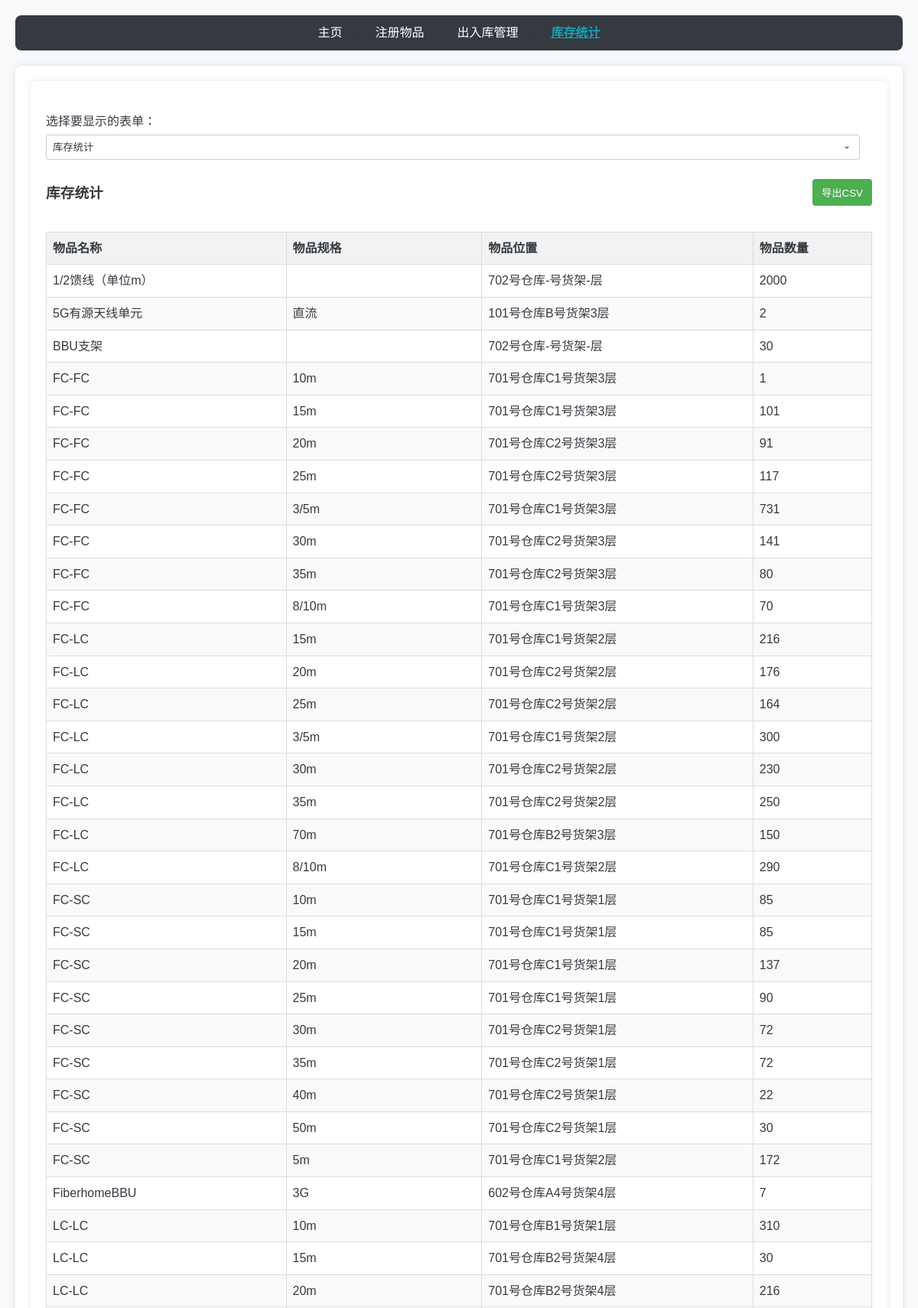
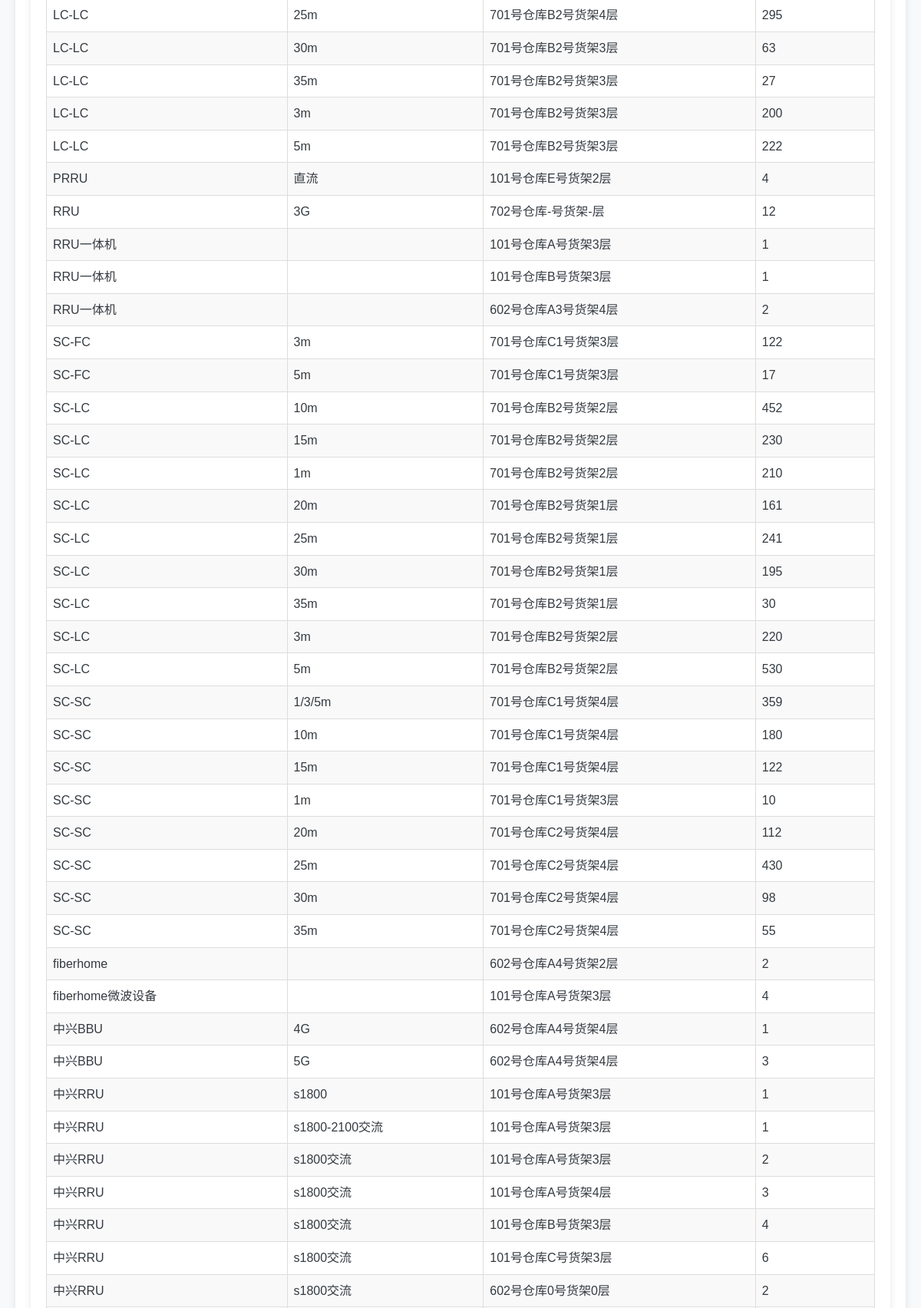
Page /stock_report (upper part) on the committed database (2 pictures, top to bottom).
### tables this page shows
CREATE TABLE items (
    id INTEGER PRIMARY KEY AUTOINCREMENT,
    item_code INTEGER UNIQUE NOT NULL,  -- 修改为 INTEGER 类型
    item_name TEXT NOT NULL,
    item_spec TEXT
);

### app.py (the view)
@app.route('/stock_report')
def stock_report():
    table_select = request.args.get('table_select', 'inventory')  # 获取选择的表单，默认为 'inventory'
    page = request.args.get('page', 0, type=int)  # 获取页码，默认为 0
    conn = get_db_connection()
    inventory = conn.execute('''
        SELECT
            items.item_name,
            items.item_spec,
            locations.warehouse_number || '号仓库' || locations.shelf_number || '号货架' || locations.layer_number || '层' AS location,
            SUM(COALESCE(inbound.inbound_qty, 0)) - COALESCE((
                SELECT SUM(COALESCE(outbound.outbound_qty, 0))
                FROM outbound
                WHERE outbound.item_id = items.id AND outbound.location_id = locations.id
            ), 0) AS stock
        FROM
            items
        LEFT JOIN
            inbound ON items.id = inbound.item_id
        LEFT JOIN
            locations ON inbound.location_id = locations.id
        GROUP BY
            items.item_name, items.item_spec, location
        HAVING
            stock != 0
        ORDER BY
            items.item_name, items.item_spec, location;
    ''').fetchall()
    inbound_records = conn.execute('''
        SELECT inbound.*, items.item_name, items.item_spec, locations.warehouse_number, locations.shelf_number, locations.layer_number, inbound.sn_code  -- 添加 sn_code
        FROM inbound
        JOIN items ON inbound.item_id = items.id
        JOIN locations ON inbound.location_id = locations.id
        ORDER BY inbound.id DESC
    ''').fetchall()
    outbound_records = conn.execute('''
        SELECT outbound.*, items.item_name, items.item_spec, outbound_person, outbound_purpose, outbound_date, locations.warehouse_number, locations.shelf_number, locations.layer_number, outbound.sn_code  -- 添加 sn_code
        FROM outbound
        JOIN items ON outbound.item_id = items.id
        JOIN locations ON outbound.location_id = locations.id
        ORDER BY outbound.id DESC
    ''').fetchall()
    items = conn.execute('SELECT * FROM items ORDER BY id DESC').fetchall()
    conn.close()
    return render_template('stock_report.html', inventory=inventory, inbound_records=inbound_records, outbound_records=outbound_records, items=items, table_select=table_select, page=page)

### app.py (called while the page is built)
def get_db_connection():
    conn = sqlite3.connect(DATABASE)
    conn.row_factory = sqlite3.Row
    return conn

### templates/stock_report.html (shortened to what this page needs)
{% extends 'base.html' %}
{% block content %}
    <link rel="stylesheet" href="https://cdnjs.cloudflare.com/ajax/libs/font-awesome/6.0.0/css/all.min.css" />
    <div class="content">
        <div class="report-container">
            <form method="get">
                <label for="table_select">选择要显示的表单：</label>
                <select name="table_select" id="table_select" onchange="this.form.submit()">
                    <option value="inventory" {% if table_select == 'inventory' or not table_select %}selected{% endif %}>库存统计</option>
                </select>
            </form>
            {% if table_select == 'inventory' or not table_select %}
            <div class="report-section">
                <div class="report-header">
                    <h3>库存统计</h3>
                    <button class="export-button" onclick="exportTableToCSV('inventoryTable', 'inventory.csv')">导出CSV</button>
                </div>
                <div class="table-container">
                    <table id="inventoryTable">
                        <thead>
                            <tr>
                                <th>物品名称</th>
                                <th>物品规格</th>
                                <th>物品位置</th>
                                <th>物品数量</th>
                            </tr>
                        </thead>
                        <tbody>
                            {% for item in inventory %}
                            <tr>
                                <td>{{ item.item_name }}</td>
                                <td>{{ item.item_spec }}</td>
                                <td>{{ item.location }}</td>
                                <td>{{ item.stock }}</td>
                            </tr>
                            {% endfor %}
                        </tbody>
                    </table>
                </div>
            </div>
            {% endif %}
        </div>
    </div>
{% endblock %}

### templates/base.html (shortened to what this page needs)
<!DOCTYPE html>
<html>
<link href="https://cdnjs.cloudflare.com/ajax/libs/select2/4.0.13/css/select2.min.css" rel="stylesheet" />
<head>
    <link rel="stylesheet" href="{{ url_for('static', filename='style.css') }}">
</head>
<body>
    <nav>
        <a href="{{ url_for('index') }}" {% if request.endpoint == 'index' %}class="active"{% endif %}>主页</a> |
        <a href="{{ url_for('add_item') }}" {% if request.endpoint == 'add_item' %}class="active"{% endif %}>注册物品</a> |
        <a href="{{ url_for('add_stock') }}" {% if request.endpoint == 'add_stock' %}class="active"{% endif %}>出入库管理</a> |
        <a href="{{ url_for('stock_report') }}" {% if request.endpoint == 'stock_report' %}class="active"{% endif %}>库存统计</a>
    </nav>
    <div class="content">
        {% block content %}{% endblock %}
    </div>
</body>
</html>

### static/style.css (style rules this page uses)
body { font-family: sans-serif; margin: 20px; background-color: #f8f9fa; color: #343a40; line-height: 1.6; }
nav { margin-bottom: 20px; background-color: #343a40; padding: 10px 0; text-align: center; border-radius: 8px; }
nav a { color: #fff; text-decoration: none; margin: 0 15px; transition: color 0.3s ease; }
nav a.active { font-weight: bold; color: #17a2b8; text-decoration: underline; }
.content { background-color: #fff; padding: 20px; border-radius: 8px; box-shadow: 0 0 10px rgba(0, 0, 0, 0.1); margin-bottom: 20px; }
table { border-collapse: collapse; width: 100%; margin-bottom: 20px; }
th, td { border: 1px solid #ccc; padding: 8px; text-align: left; }
th { background-color: #f2f2f2; font-weight: bold; }
form { margin-top: 20px; }
label { display: block; margin-bottom: 5px; }
button { background-color: #007bff; color: #fff; padding: 10px 15px; border: none; border-radius: 4px; cursor: pointer; transition: background-color 0.3s ease; }
select { width: calc(100% - 16px); padding: 8px; margin-bottom: 10px; border: 1px solid #ccc; border-radius: 4px; box-sizing: border-box; background-color: #fff; color: #343a40; appearance: none; -webkit-appearance: none; -moz-appearance: none; background-repeat: no-repeat; background-position: right 8px top 50%; background-size: 16px; }
table { width: 100%; border-collapse: collapse; margin-bottom: 20px; background-color: #fff; border: 1px solid #ddd; box-shadow: 0 2px 5px rgba(0,0,0,0.05); }
th, td { border: 1px solid #ddd; padding: 10px; text-align: left; }
th { background-color: #f8f9fa; font-weight: bold; color: #343a40; }
tr:nth-child(even) { background-color: #f9f9f9; }
.report-container { margin-top: 20px; }
.report-section { margin-bottom: 30px; }
.report-section h3 { text-align: center; margin-bottom: 15px; }
.report-section table { width: 100%; border-collapse: collapse; margin-top: 10px; }
.report-section th, .report-section td { border: 1px solid #ddd; padding: 8px; text-align: left; }
.report-section th { background-color: #f2f2f2; }
.report-header { display: flex; justify-content: space-between; align-items: center; margin-bottom: 10px; }
.export-button { background-color: #4CAF50; color: white; padding: 8px 12px; border: none; border-radius: 4px; cursor: pointer; }
.table-container { overflow-x: auto; position: relative; }

### rows in the picture
items: item_name "5G有源天线单元", item_spec "直流", location "101号仓库B号货架3层", stock "2"
items: item_name "FiberhomeBBU", item_spec "3G", location "602号仓库A4号货架4层", stock "7"
items: item_name "PRRU", item_spec "直流", location "101号仓库E号货架2层", stock "4"
items: item_name "RRU", item_spec "3G", location "702号仓库-号货架-层", stock "12"
items: item_name "中兴RRU", item_spec "s1800-2100交流", location "101号仓库A号货架3层", stock "1"
items: item_name "中兴RRU", item_spec "s1800交流", location "101号仓库A号货架3层", stock "2", location "101号仓库A号货架4层", stock "3", location "101号仓库B号货架3层", stock "4", location "101号仓库C号货架3层", stock "6", location "602号仓库0号货架0层"

### other values in the picture
{{ item.item_name }} "1/2馈线（单位m）" "BBU支架" "FC-FC" "FC-FC" "FC-FC" "FC-FC" "FC-FC" "FC-FC" "FC-FC" "FC-FC" "FC-LC" "FC-LC" "FC-LC" "FC-LC" "FC-LC" "FC-LC" "FC-LC" "FC-LC" "FC-SC" "FC-SC" "FC-SC" "FC-SC" "FC-SC" "FC-SC" "FC-SC" "FC-SC" "FC-SC" "LC-LC" "LC-LC" "LC-LC" "LC-LC" "LC-LC" "LC-LC" "LC-LC" "LC-LC" "RRU一体机" "RRU一体机" "RRU一体机" "SC-FC" "SC-FC" "SC-LC" "SC-LC" "SC-LC" "SC-LC" "SC-LC" "SC-LC" "SC-LC" "SC-LC" "SC-LC" "SC-SC" "SC-SC" "SC-SC" "SC-SC" "SC-SC" "SC-SC" "SC-SC" "SC-SC" "fiberhome" "fiberhome微波设备" "中兴BBU" "中兴BBU" "中兴RRU"
{{ item.location }} "702号仓库-号货架-层" "702号仓库-号货架-层" "701号仓库C1号货架3层" "701号仓库C1号货架3层" "701号仓库C2号货架3层" "701号仓库C2号货架3层" "701号仓库C1号货架3层" "701号仓库C2号货架3层" "701号仓库C2号货架3层" "701号仓库C1号货架3层" "701号仓库C1号货架2层" "701号仓库C2号货架2层" "701号仓库C2号货架2层" "701号仓库C1号货架2层" "701号仓库C2号货架2层" "701号仓库C2号货架2层" "701号仓库B2号货架3层" "701号仓库C1号货架2层" "701号仓库C1号货架1层" "701号仓库C1号货架1层" "701号仓库C1号货架1层" "701号仓库C1号货架1层" "701号仓库C2号货架1层" "701号仓库C2号货架1层" "701号仓库C2号货架1层" "701号仓库C2号货架1层" "701号仓库C1号货架2层" "701号仓库B1号货架1层" "701号仓库B2号货架4层" "701号仓库B2号货架4层" "701号仓库B2号货架4层" "701号仓库B2号货架3层" "701号仓库B2号货架3层" "701号仓库B2号货架3层" "701号仓库B2号货架3层" "101号仓库A号货架3层" "101号仓库B号货架3层" "602号仓库A3号货架4层" "701号仓库C1号货架3层" "701号仓库C1号货架3层" "701号仓库B2号货架2层" "701号仓库B2号货架2层" "701号仓库B2号货架2层" "701号仓库B2号货架1层" "701号仓库B2号货架1层" "701号仓库B2号货架1层" "701号仓库B2号货架1层" "701号仓库B2号货架2层" "701号仓库B2号货架2层" "701号仓库C1号货架4层" "701号仓库C1号货架4层" "701号仓库C1号货架4层" "701号仓库C1号货架3层" "701号仓库C2号货架4层" "701号仓库C2号货架4层" "701号仓库C2号货架4层" "701号仓库C2号货架4层" "602号仓库A4号货架2层" "101号仓库A号货架3层" "602号仓库A4号货架4层" "602号仓库A4号货架4层" "101号仓库A号货架3层"
{{ item.stock }} "2000" "30" "1" "101" "91" "117" "731" "141" "80" "70" "216" "176" "164" "300" "230" "250" "150" "290" "85" "85" "137" "90" "72" "72" "22" "30" "172" "310" "30" "216" "295" "63" "27" "200" "222" "1" "1" "2" "122" "17" "452" "230" "210" "161" "241" "195" "30" "220" "530" "359" "180" "122" "10" "112" "430" "98" "55" "2" "4" "1" "3" "1"
{{ item.item_spec }} "10m" "15m" "20m" "25m" "3/5m" "30m" "35m" "8/10m" "15m" "20m" "25m" "3/5m" "30m" "35m" "70m" "8/10m" "10m" "15m" "20m" "25m" "30m" "35m" "40m" "50m" "5m" "10m" "15m" "20m" "25m" "30m" "35m" "3m" "5m" "3m" "5m" "10m" "15m" "1m" "20m" "25m" "30m" "35m" "3m" "5m" "1/3/5m" "10m" "15m" "1m" "20m" "25m" "30m" "35m" "4G" "5G" "s1800"
